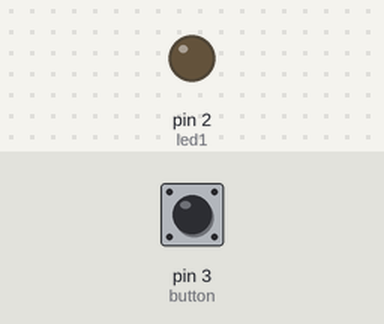
Recording of a sketch running on a simulated Arduino Uno, built with avr-gcc and run on an emulated ATmega328P. On the bench: output pins drawn as LEDs (lit = HIGH). Inputs (shaded band) come from the test bench; at power-on: pin 3 (button) HIGH.

Above: at 1.2 s.
1.3 s: pin 3 (button) pulled LOW for 0.15 s
At 1.6 s:
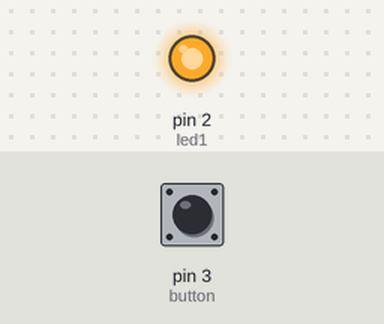
4.4 s: pin 3 (button) pulled LOW for 1 s
At 7.6 s:
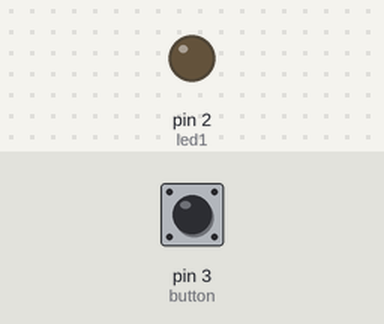
7.9 s: pin 3 (button) pulled LOW for 3.2 s
At 9.0 s:
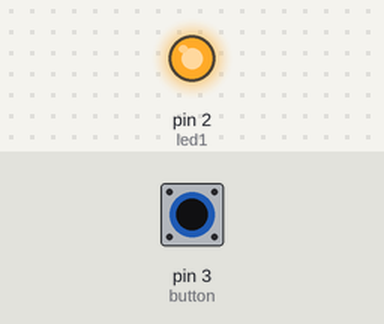
Timing chart, 0 to 13.4 s (numbered marks = the images above; inputs shaded):
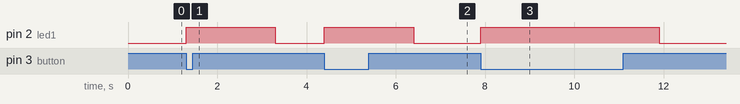

Measured:
- after the input at 1.3 s, pin 2 (led1): LOW → HIGH at once, → LOW 2.0 s later
- after the input at 4.4 s, pin 2 (led1): LOW → HIGH at once, → LOW 2.0 s later
- after the input at 7.9 s, pin 2 (led1): LOW → HIGH at once, → LOW 4.0 s later

The sketch:

push_button_dan_led_dasar1.ino
```cpp
const int led1 = 2;
const int button = 3;
int buttonStatus = 0;

void setup () {
  	pinMode(led1,OUTPUT);
  	pinMode(button, INPUT_PULLUP);
}

void loop() {
  buttonStatus = digitalRead(button);
  if(buttonStatus==LOW){
    digitalWrite(led1, HIGH);
    delay(2000);
 } else {
   digitalWrite(led1, LOW);
 }

}
```
